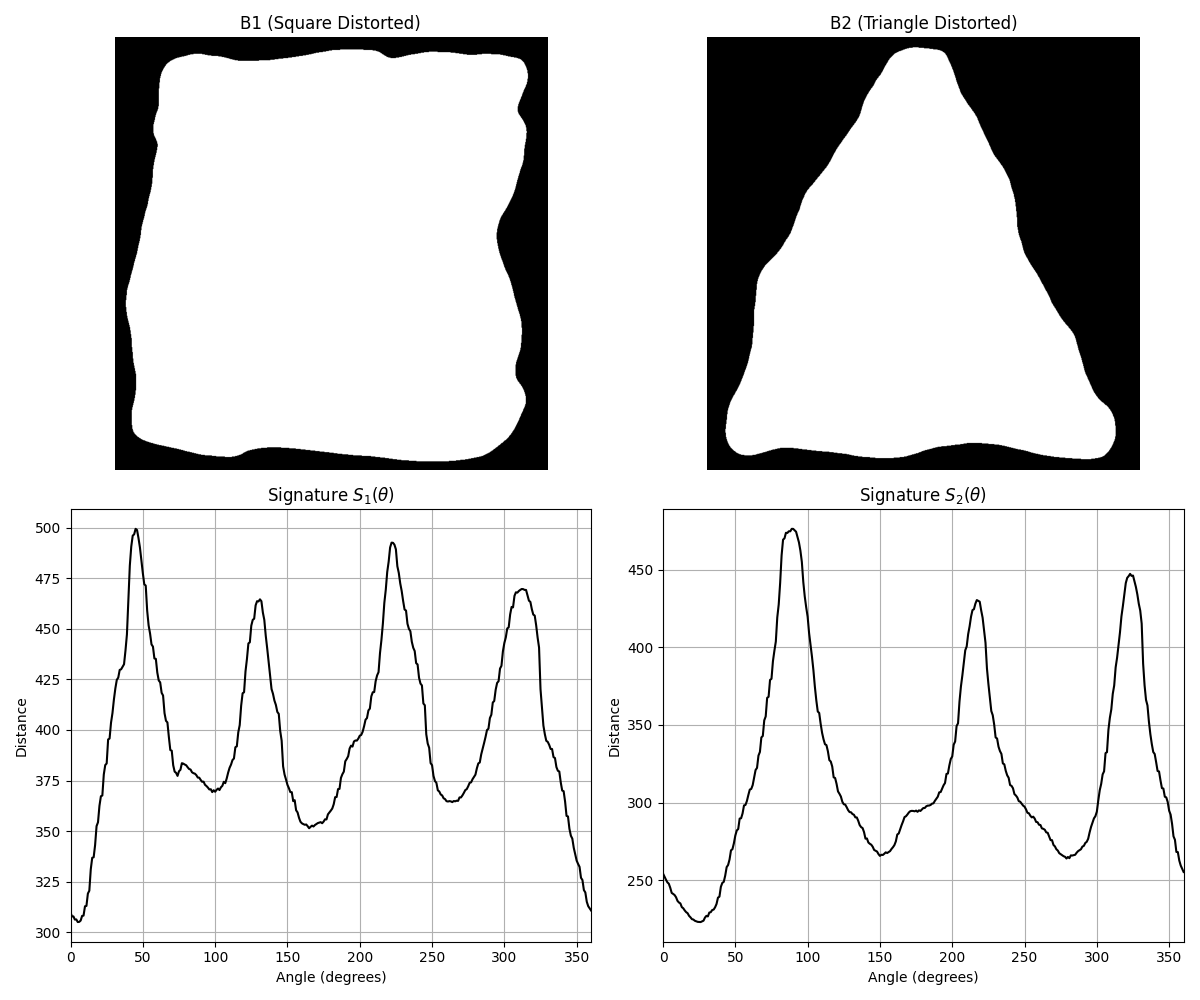

Source code (Python):

import sys
import os
import numpy as np
import matplotlib.pyplot as plt
from skimage.io import imread
from libDIPUM.bwboundaries import bwboundaries
from libDIPUM.signature import signature
from libDIPUM.bound2im import bound2im
from libDIPUM.data_path import dip_data

print("Running Figure1211 (Boundary Signatures)...")

# 1. Load Data
# Paths based on previous search
path_square = dip_data('binary-square-distorted.tif')
path_triangle = dip_data('binary-triangle-distorted.tif')
f1 = imread(path_square)
f2 = imread(path_triangle)

# 2. Boundaries
B1_list = bwboundaries(f1, conn=8)
B2_list = bwboundaries(f2, conn=8)

if len(B1_list) == 0 or len(B2_list) == 0:
    print("Error: No boundaries found.")


B1 = B1_list[0]
B2 = B2_list[0]

# 3. Signatures
dist1, angle1 = signature(B1)
dist2, angle2 = signature(B2)

# 4. Display
fig, axes = plt.subplots(2, 2, figsize=(12, 10))
axes[0, 0].imshow(f1, cmap='gray')
axes[0, 0].set_title('B1 (Square Distorted)')
axes[0, 0].axis('off')

axes[0, 1].imshow(f2, cmap='gray')
axes[0, 1].set_title('B2 (Triangle Distorted)')
axes[0, 1].axis('off')

# Signatures
axes[1, 0].plot(angle1, dist1, 'k-')
axes[1, 0].set_title(r'Signature $S_1(\theta)$')
axes[1, 0].set_xlabel('Angle (degrees)')
axes[1, 0].set_ylabel('Distance')
axes[1, 0].grid(True)
axes[1, 0].set_xlim([0, 360])

axes[1, 1].plot(angle2, dist2, 'k-')
axes[1, 1].set_title(r'Signature $S_2(\theta)$')
axes[1, 1].set_xlabel('Angle (degrees)')
axes[1, 1].set_ylabel('Distance')
axes[1, 1].grid(True)
axes[1, 1].set_xlim([0, 360])

plt.tight_layout()

plt.savefig('Figure1211.png')
print("Saved Figure1211.png")
plt.show()
